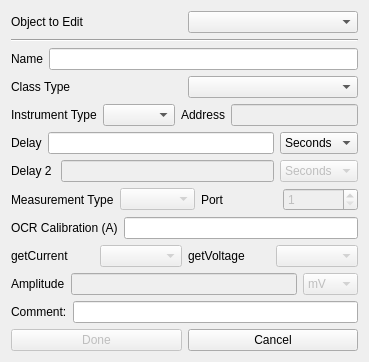
<?xml version="1.0" encoding="UTF-8"?>
<ui version="4.0">
 <class>Form</class>
 <widget class="QWidget" name="Form">
  <property name="windowModality">
   <enum>Qt::WindowModal</enum>
  </property>
  <property name="geometry">
   <rect>
    <x>0</x>
    <y>0</y>
    <width>369</width>
    <height>362</height>
   </rect>
  </property>
  <property name="windowTitle">
   <string>GAS Edit</string>
  </property>
  <layout class="QGridLayout" name="gridLayout">
   <item row="5" column="0">
    <layout class="QHBoxLayout" name="horizontalLayout_10">
     <item>
      <widget class="QLabel" name="label_11">
       <property name="text">
        <string>Delay</string>
       </property>
      </widget>
     </item>
     <item>
      <widget class="QLineEdit" name="edit_delay"/>
     </item>
     <item>
      <widget class="QComboBox" name="combo_delay">
       <item>
        <property name="text">
         <string>Seconds</string>
        </property>
       </item>
      </widget>
     </item>
    </layout>
   </item>
   <item row="9" column="0">
    <layout class="QHBoxLayout" name="horizontalLayout_13">
     <item>
      <layout class="QHBoxLayout" name="horizontalLayout_14">
       <item>
        <widget class="QLabel" name="label_13">
         <property name="text">
          <string>getCurrent</string>
         </property>
        </widget>
       </item>
       <item>
        <widget class="QComboBox" name="combo_current">
         <property name="enabled">
          <bool>false</bool>
         </property>
        </widget>
       </item>
      </layout>
     </item>
     <item>
      <layout class="QHBoxLayout" name="horizontalLayout_15">
       <item>
        <widget class="QLabel" name="label_14">
         <property name="text">
          <string>getVoltage</string>
         </property>
        </widget>
       </item>
       <item>
        <widget class="QComboBox" name="combo_Voltage">
         <property name="enabled">
          <bool>false</bool>
         </property>
        </widget>
       </item>
      </layout>
     </item>
    </layout>
   </item>
   <item row="6" column="0">
    <layout class="QHBoxLayout" name="horizontalLayout_11">
     <item>
      <widget class="QLabel" name="label_12">
       <property name="text">
        <string>Delay 2 </string>
       </property>
      </widget>
     </item>
     <item>
      <widget class="QLineEdit" name="edit_delay_2">
       <property name="enabled">
        <bool>false</bool>
       </property>
      </widget>
     </item>
     <item>
      <widget class="QComboBox" name="combo_delay_2">
       <property name="enabled">
        <bool>false</bool>
       </property>
       <item>
        <property name="text">
         <string>Seconds</string>
        </property>
       </item>
      </widget>
     </item>
    </layout>
   </item>
   <item row="8" column="0">
    <layout class="QHBoxLayout" name="horizontalLayout_6">
     <item>
      <widget class="QLabel" name="label_7">
       <property name="text">
        <string>OCR Calibration (A)</string>
       </property>
      </widget>
     </item>
     <item>
      <widget class="QLineEdit" name="edit_OCR"/>
     </item>
    </layout>
   </item>
   <item row="12" column="0">
    <layout class="QHBoxLayout" name="horizontalLayout_5">
     <item>
      <widget class="QPushButton" name="button_done">
       <property name="enabled">
        <bool>false</bool>
       </property>
       <property name="text">
        <string>Done</string>
       </property>
      </widget>
     </item>
     <item>
      <widget class="QPushButton" name="button_cancel">
       <property name="text">
        <string>Cancel</string>
       </property>
      </widget>
     </item>
    </layout>
   </item>
   <item row="11" column="0">
    <layout class="QHBoxLayout" name="horizontalLayout_8">
     <item>
      <widget class="QLabel" name="label_9">
       <property name="text">
        <string>Comment:</string>
       </property>
      </widget>
     </item>
     <item>
      <widget class="QLineEdit" name="edit_comment"/>
     </item>
    </layout>
   </item>
   <item row="7" column="0">
    <layout class="QHBoxLayout" name="horizontalLayout_4">
     <item>
      <widget class="QLabel" name="label_5">
       <property name="text">
        <string>Measurement Type</string>
       </property>
      </widget>
     </item>
     <item>
      <widget class="QComboBox" name="combo_measurementType">
       <property name="enabled">
        <bool>false</bool>
       </property>
      </widget>
     </item>
     <item>
      <widget class="QLabel" name="label_6">
       <property name="text">
        <string>Port</string>
       </property>
      </widget>
     </item>
     <item>
      <widget class="QSpinBox" name="spin_port">
       <property name="enabled">
        <bool>false</bool>
       </property>
       <property name="minimum">
        <number>1</number>
       </property>
       <property name="maximum">
        <number>4</number>
       </property>
      </widget>
     </item>
    </layout>
   </item>
   <item row="0" column="0">
    <layout class="QHBoxLayout" name="horizontalLayout">
     <item>
      <widget class="QLabel" name="label">
       <property name="text">
        <string>Object to Edit</string>
       </property>
      </widget>
     </item>
     <item>
      <widget class="QComboBox" name="combo_name"/>
     </item>
    </layout>
   </item>
   <item row="1" column="0">
    <widget class="Line" name="line">
     <property name="orientation">
      <enum>Qt::Horizontal</enum>
     </property>
    </widget>
   </item>
   <item row="2" column="0">
    <layout class="QHBoxLayout" name="horizontalLayout_7">
     <item>
      <widget class="QLabel" name="label_8">
       <property name="text">
        <string>Name</string>
       </property>
      </widget>
     </item>
     <item>
      <widget class="QLineEdit" name="edit_name"/>
     </item>
    </layout>
   </item>
   <item row="3" column="0">
    <layout class="QHBoxLayout" name="horizontalLayout_2">
     <item>
      <widget class="QLabel" name="label_2">
       <property name="text">
        <string>Class Type</string>
       </property>
      </widget>
     </item>
     <item>
      <widget class="QComboBox" name="combo_classType"/>
     </item>
    </layout>
   </item>
   <item row="4" column="0">
    <layout class="QHBoxLayout" name="horizontalLayout_3">
     <item>
      <widget class="QLabel" name="label_3">
       <property name="text">
        <string>Instrument Type</string>
       </property>
      </widget>
     </item>
     <item>
      <widget class="QComboBox" name="combo_instrumentType"/>
     </item>
     <item>
      <widget class="QLabel" name="label_4">
       <property name="text">
        <string>Address</string>
       </property>
      </widget>
     </item>
     <item>
      <widget class="QLineEdit" name="edit_address">
       <property name="enabled">
        <bool>false</bool>
       </property>
      </widget>
     </item>
    </layout>
   </item>
   <item row="10" column="0">
    <layout class="QHBoxLayout" name="horizontalLayout_16">
     <item>
      <widget class="QLabel" name="label_15">
       <property name="text">
        <string>Amplitude</string>
       </property>
      </widget>
     </item>
     <item>
      <widget class="QLineEdit" name="edit_amplitude">
       <property name="enabled">
        <bool>false</bool>
       </property>
      </widget>
     </item>
     <item>
      <widget class="QComboBox" name="combo_amplitude">
       <property name="enabled">
        <bool>false</bool>
       </property>
       <item>
        <property name="text">
         <string>mV</string>
        </property>
       </item>
       <item>
        <property name="text">
         <string>dBm</string>
        </property>
       </item>
      </widget>
     </item>
    </layout>
   </item>
  </layout>
 </widget>
 <resources/>
 <connections>
  <connection>
   <sender>button_cancel</sender>
   <signal>clicked()</signal>
   <receiver>Form</receiver>
   <slot>close()</slot>
   <hints>
    <hint type="sourcelabel">
     <x>358</x>
     <y>351</y>
    </hint>
    <hint type="destinationlabel">
     <x>306</x>
     <y>271</y>
    </hint>
   </hints>
  </connection>
 </connections>
</ui>
